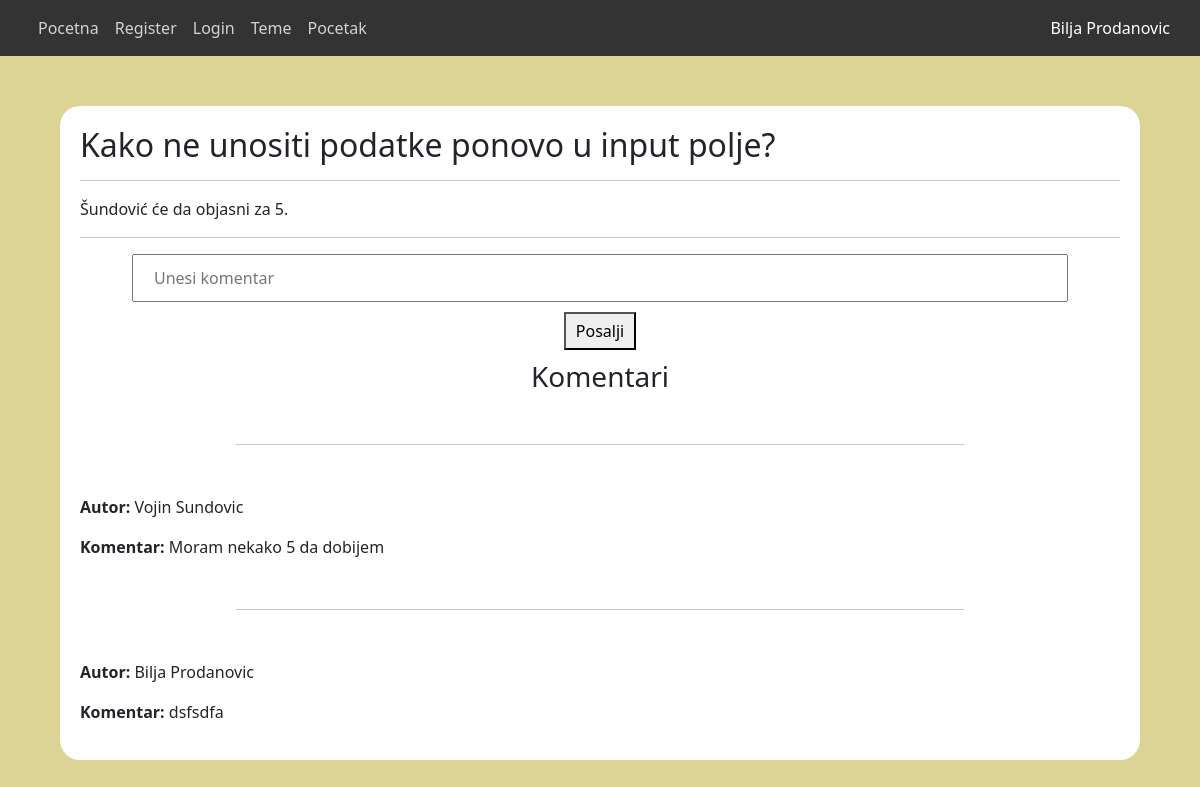
The page /zadaci/forum/php/diskusija.php?id=5 (signed in) on the database its author committed.
### tables this page shows
CREATE TABLE `teme` (
  `id` int(11) NOT NULL,
  `naziv_teme` varchar(50) NOT NULL,
  `opis_teme` text NOT NULL,
  `datum_kreiranja` varchar(50) NOT NULL,
  `email` varchar(50) NOT NULL
);

CREATE TABLE `komentari` (
  `id` int(11) NOT NULL,
  `id_teme` int(11) NOT NULL,
  `tekst` text NOT NULL,
  `autor` text NOT NULL
);

### zadaci/forum/php/diskusija.php (the view, shortened to what this page needs)
<!DOCTYPE html>
<?php
if (empty($_SESSION['ime'])) {
    $komentar = $komentarErr = $stanje = $email = $psw = $ime = $prezime = $_SESSION['ime'] = $_SESSION['prezime'] = $_SESSION['mejl'] = $_SESSION['sifra'] = "";
} else {
    $komentar = $komentarErr = $stanje = $email = $psw = $ime = $prezime = "";
}
?>
<html lang="en">
<head>
    <link rel="stylesheet" href="https://unpkg.com/aos@next/dist/aos.css" />
    <link href="https://cdn.jsdelivr.net/npm/bootstrap@5.2.2/dist/css/bootstrap.min.css" rel="stylesheet">
    <link rel="stylesheet" href="../layout/style.css">
</head>
<body>
    <header>
        <div class="container">
            <div class="row">
                <nav class="navbar navbar-expand-lg">
                    <div class="col-md-6">
                        <ul class="navbar-nav me-auto mb-2 mb-lg-0 ">
                            <li class="nav-item">
                                <a class="nav-link" href="../index.php">Pocetna</a>
                            </li>
                            <li class="nav-item">
                                <a class="nav-link" href="./register.php">Register</a>
                            </li>
                            <li class="nav-item">
                                <a class="nav-link" href="./login.php">Login</a>
                            </li>
                            <li class="nav-item">
                                <a class="nav-link" href="./tema.php">Teme</a>
                            </li>
                            <li class="nav-item">
                                <a class="nav-link" href="../../../index.php">Pocetak</a>
                            </li>
                        </ul>
                    </div>
                    <div class="col-md-6">
                        <a style="color: #fff;" href="./logout.php">
                            <?php echo $_SESSION['ime'] . " " . $_SESSION['prezime']; ?>
                        </a>
                    </div>
                </nav>
            </div>
        </div>
    </header>
    <section id="tema">
        <?php
        require './konekcija.php';
        $id_teme = $_SESSION['idT'];
        $sql = "SELECT * FROM teme WHERE id = '$id_teme' LIMIT 1";
        $res = mysqli_query($conn, $sql);
        if (mysqli_num_rows($res) > 0) {
            while ($row = mysqli_fetch_assoc($res)) {
                echo '<h2>' . $row['naziv_teme'] . '</h2>
                    <hr>
                    <p> ' . $row['opis_teme'] . ' </p>
                    <hr>
                    <div id="komentar-blok" >
                        <form method="POST" action="' . htmlspecialchars($_SERVER["PHP_SELF"]) . '">
                            <input name="komentar" id="komentar" style="padding: 10px 20px; width: 90%; display: block; margin: auto;" type="text" placeholder="Unesi komentar" />
                            <button type="submit" style="padding: 5px 10px; display: block; margin: 10px auto;">Posalji</button>
                            ' . $komentarErr . '
                        </form>
                    </div>
                ';
                $sql1 = "SELECT * FROM komentari WHERE id_teme = '$id_teme'";
                $res1 = mysqli_query($conn, $sql1);
                if (mysqli_num_rows($res1) > 0) {
                    echo '<h3 style="text-align: center;">Komentari</h3>';
                    while ($row1 = mysqli_fetch_assoc($res1)) {
                        echo '<hr style="margin: 50px auto; width: 70%">';
                        echo '<p><b>Autor:</b> ' . $row1['autor'] . "</p>";
                        echo '<p><b>Komentar:</b> ' . $row1['tekst'] . "</p>";
                    }
                } else {
                    echo '<p>Nema komentara</p>';
                }
            }
        } else {
            echo "<h1>Nema teme</h1>";
        }
        ?>
    </section>
</body>
</html>

### zadaci/forum/layout/style.css (style rules this page uses)
* { margin: 0; padding: 0; }
body { background-color: rgb(219, 212, 148); }
header { background-color: #333; }
header nav .col-md-6 ul li a { color: #d3d3d3; }
header nav .col-md-6 a { color: #d3d3d3; text-decoration: none; transition: .2s; float: right; }
section#tema { width: 90%; margin: 50px auto 0 auto; }
section#tema, section#forma .container { background-color: #fff; border-radius: 20px; padding: 20px; }

### rows shown on the page
teme: naziv_teme "Kako ne unositi podatke ponovo u input polje?", opis_teme "Šundović će da objasni za 5."
komentari: autor "Vojin Sundovic", tekst "Moram nekako 5 da dobijem"
komentari: autor "Bilja Prodanovic", tekst "dsfsdfa"

### other values the page prints
$_SESSION['ime'] "Bilja"
$_SESSION['prezime'] "Prodanovic"
